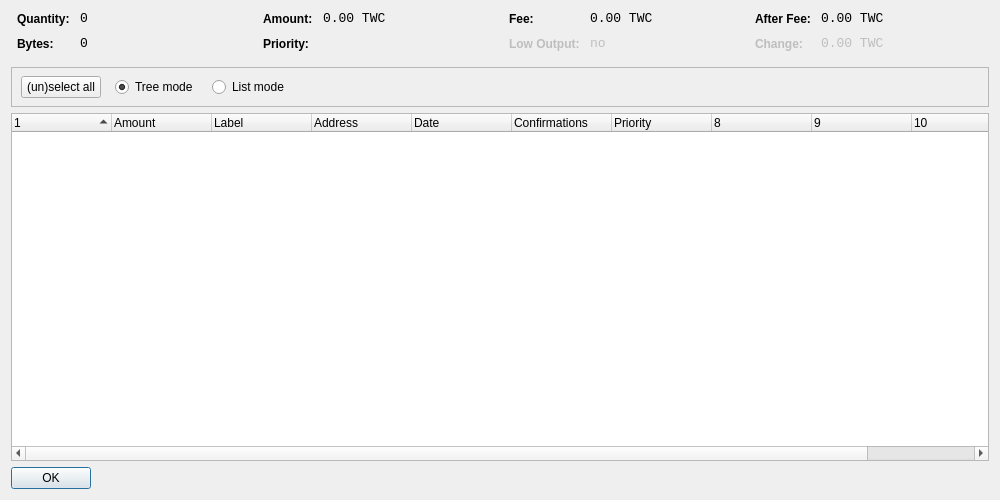
<?xml version="1.0" encoding="UTF-8"?>
<ui version="4.0">
 <class>CoinControlDialog</class>
 <widget class="QDialog" name="CoinControlDialog">
  <property name="geometry">
   <rect>
    <x>0</x>
    <y>0</y>
    <width>1000</width>
    <height>500</height>
   </rect>
  </property>
  <property name="windowTitle">
   <string>Coin Control</string>
  </property>
  <layout class="QVBoxLayout" name="verticalLayout">
   <item>
    <layout class="QHBoxLayout" name="horizontalLayoutTop" stretch="0,0,0,0">
     <property name="topMargin">
      <number>0</number>
     </property>
     <property name="bottomMargin">
      <number>10</number>
     </property>
     <item>
      <layout class="QFormLayout" name="formLayoutCoinControl1">
       <property name="horizontalSpacing">
        <number>10</number>
       </property>
       <property name="verticalSpacing">
        <number>10</number>
       </property>
       <property name="leftMargin">
        <number>6</number>
       </property>
       <property name="rightMargin">
        <number>6</number>
       </property>
       <item row="0" column="0">
        <widget class="QLabel" name="labelCoinControlQuantityText">
         <property name="styleSheet">
          <string notr="true">font-weight:bold;</string>
         </property>
         <property name="text">
          <string>Quantity:</string>
         </property>
        </widget>
       </item>
       <item row="0" column="1">
        <widget class="QLabel" name="labelCoinControlQuantity">
         <property name="font">
          <font>
           <family>Monospace</family>
           <pointsize>10</pointsize>
          </font>
         </property>
         <property name="cursor">
          <cursorShape>IBeamCursor</cursorShape>
         </property>
         <property name="contextMenuPolicy">
          <enum>Qt::ActionsContextMenu</enum>
         </property>
         <property name="text">
          <string notr="true">0</string>
         </property>
         <property name="textInteractionFlags">
          <set>Qt::LinksAccessibleByMouse|Qt::TextSelectableByKeyboard|Qt::TextSelectableByMouse</set>
         </property>
        </widget>
       </item>
       <item row="1" column="0">
        <widget class="QLabel" name="labelCoinControlBytesText">
         <property name="styleSheet">
          <string notr="true">font-weight:bold;</string>
         </property>
         <property name="text">
          <string>Bytes:</string>
         </property>
        </widget>
       </item>
       <item row="1" column="1">
        <widget class="QLabel" name="labelCoinControlBytes">
         <property name="font">
          <font>
           <family>Monospace</family>
           <pointsize>10</pointsize>
          </font>
         </property>
         <property name="cursor">
          <cursorShape>IBeamCursor</cursorShape>
         </property>
         <property name="contextMenuPolicy">
          <enum>Qt::ActionsContextMenu</enum>
         </property>
         <property name="text">
          <string notr="true">0</string>
         </property>
         <property name="textInteractionFlags">
          <set>Qt::LinksAccessibleByMouse|Qt::TextSelectableByKeyboard|Qt::TextSelectableByMouse</set>
         </property>
        </widget>
       </item>
      </layout>
     </item>
     <item>
      <layout class="QFormLayout" name="formLayoutCoinControl2">
       <property name="horizontalSpacing">
        <number>10</number>
       </property>
       <property name="verticalSpacing">
        <number>10</number>
       </property>
       <property name="leftMargin">
        <number>6</number>
       </property>
       <property name="rightMargin">
        <number>6</number>
       </property>
       <item row="0" column="0">
        <widget class="QLabel" name="labelCoinControlAmountText">
         <property name="styleSheet">
          <string notr="true">font-weight:bold;</string>
         </property>
         <property name="text">
          <string>Amount:</string>
         </property>
        </widget>
       </item>
       <item row="0" column="1">
        <widget class="QLabel" name="labelCoinControlAmount">
         <property name="font">
          <font>
           <family>Monospace</family>
           <pointsize>10</pointsize>
          </font>
         </property>
         <property name="cursor">
          <cursorShape>IBeamCursor</cursorShape>
         </property>
         <property name="contextMenuPolicy">
          <enum>Qt::ActionsContextMenu</enum>
         </property>
         <property name="text">
          <string notr="true">0.00 TWC</string>
         </property>
         <property name="textInteractionFlags">
          <set>Qt::LinksAccessibleByMouse|Qt::TextSelectableByKeyboard|Qt::TextSelectableByMouse</set>
         </property>
        </widget>
       </item>
       <item row="1" column="0">
        <widget class="QLabel" name="labelCoinControlPriorityText">
         <property name="styleSheet">
          <string notr="true">font-weight:bold;</string>
         </property>
         <property name="text">
          <string>Priority:</string>
         </property>
        </widget>
       </item>
       <item row="1" column="1">
        <widget class="QLabel" name="labelCoinControlPriority">
         <property name="font">
          <font>
           <family>Monospace</family>
           <pointsize>10</pointsize>
          </font>
         </property>
         <property name="cursor">
          <cursorShape>IBeamCursor</cursorShape>
         </property>
         <property name="contextMenuPolicy">
          <enum>Qt::ActionsContextMenu</enum>
         </property>
         <property name="text">
          <string/>
         </property>
         <property name="textInteractionFlags">
          <set>Qt::LinksAccessibleByMouse|Qt::TextSelectableByKeyboard|Qt::TextSelectableByMouse</set>
         </property>
        </widget>
       </item>
      </layout>
     </item>
     <item>
      <layout class="QFormLayout" name="formLayoutCoinControl3">
       <property name="horizontalSpacing">
        <number>10</number>
       </property>
       <property name="verticalSpacing">
        <number>10</number>
       </property>
       <property name="leftMargin">
        <number>6</number>
       </property>
       <property name="rightMargin">
        <number>6</number>
       </property>
       <item row="0" column="0">
        <widget class="QLabel" name="labelCoinControlFeeText">
         <property name="styleSheet">
          <string notr="true">font-weight:bold;</string>
         </property>
         <property name="text">
          <string>Fee:</string>
         </property>
        </widget>
       </item>
       <item row="0" column="1">
        <widget class="QLabel" name="labelCoinControlFee">
         <property name="font">
          <font>
           <family>Monospace</family>
           <pointsize>10</pointsize>
          </font>
         </property>
         <property name="cursor">
          <cursorShape>IBeamCursor</cursorShape>
         </property>
         <property name="contextMenuPolicy">
          <enum>Qt::ActionsContextMenu</enum>
         </property>
         <property name="text">
          <string notr="true">0.00 TWC</string>
         </property>
         <property name="textInteractionFlags">
          <set>Qt::LinksAccessibleByMouse|Qt::TextSelectableByKeyboard|Qt::TextSelectableByMouse</set>
         </property>
        </widget>
       </item>
       <item row="1" column="0">
        <widget class="QLabel" name="labelCoinControlLowOutputText">
         <property name="enabled">
          <bool>false</bool>
         </property>
         <property name="styleSheet">
          <string notr="true">font-weight:bold;</string>
         </property>
         <property name="text">
          <string>Low Output:</string>
         </property>
        </widget>
       </item>
       <item row="1" column="1">
        <widget class="QLabel" name="labelCoinControlLowOutput">
         <property name="enabled">
          <bool>false</bool>
         </property>
         <property name="font">
          <font>
           <family>Monospace</family>
           <pointsize>10</pointsize>
          </font>
         </property>
         <property name="cursor">
          <cursorShape>IBeamCursor</cursorShape>
         </property>
         <property name="contextMenuPolicy">
          <enum>Qt::ActionsContextMenu</enum>
         </property>
         <property name="text">
          <string notr="true">no</string>
         </property>
         <property name="textInteractionFlags">
          <set>Qt::LinksAccessibleByMouse|Qt::TextSelectableByKeyboard|Qt::TextSelectableByMouse</set>
         </property>
        </widget>
       </item>
      </layout>
     </item>
     <item>
      <layout class="QFormLayout" name="formLayoutCoinControl4">
       <property name="horizontalSpacing">
        <number>10</number>
       </property>
       <property name="verticalSpacing">
        <number>10</number>
       </property>
       <property name="leftMargin">
        <number>6</number>
       </property>
       <property name="rightMargin">
        <number>6</number>
       </property>
       <item row="0" column="0">
        <widget class="QLabel" name="labelCoinControlAfterFeeText">
         <property name="styleSheet">
          <string notr="true">font-weight:bold;</string>
         </property>
         <property name="text">
          <string>After Fee:</string>
         </property>
        </widget>
       </item>
       <item row="0" column="1">
        <widget class="QLabel" name="labelCoinControlAfterFee">
         <property name="font">
          <font>
           <family>Monospace</family>
           <pointsize>10</pointsize>
          </font>
         </property>
         <property name="cursor">
          <cursorShape>IBeamCursor</cursorShape>
         </property>
         <property name="contextMenuPolicy">
          <enum>Qt::ActionsContextMenu</enum>
         </property>
         <property name="text">
          <string notr="true">0.00 TWC</string>
         </property>
         <property name="textInteractionFlags">
          <set>Qt::LinksAccessibleByMouse|Qt::TextSelectableByKeyboard|Qt::TextSelectableByMouse</set>
         </property>
        </widget>
       </item>
       <item row="1" column="0">
        <widget class="QLabel" name="labelCoinControlChangeText">
         <property name="enabled">
          <bool>false</bool>
         </property>
         <property name="styleSheet">
          <string notr="true">font-weight:bold;</string>
         </property>
         <property name="text">
          <string>Change:</string>
         </property>
        </widget>
       </item>
       <item row="1" column="1">
        <widget class="QLabel" name="labelCoinControlChange">
         <property name="enabled">
          <bool>false</bool>
         </property>
         <property name="font">
          <font>
           <family>Monospace</family>
           <pointsize>10</pointsize>
          </font>
         </property>
         <property name="cursor">
          <cursorShape>IBeamCursor</cursorShape>
         </property>
         <property name="contextMenuPolicy">
          <enum>Qt::ActionsContextMenu</enum>
         </property>
         <property name="text">
          <string notr="true">0.00 TWC</string>
         </property>
         <property name="textInteractionFlags">
          <set>Qt::LinksAccessibleByMouse|Qt::TextSelectableByKeyboard|Qt::TextSelectableByMouse</set>
         </property>
        </widget>
       </item>
      </layout>
     </item>
    </layout>
   </item>
   <item>
    <widget class="QFrame" name="frame">
     <property name="minimumSize">
      <size>
       <width>0</width>
       <height>40</height>
      </size>
     </property>
     <property name="frameShape">
      <enum>QFrame::StyledPanel</enum>
     </property>
     <property name="frameShadow">
      <enum>QFrame::Sunken</enum>
     </property>
     <widget class="QWidget" name="horizontalLayoutWidget">
      <property name="geometry">
       <rect>
        <x>10</x>
        <y>0</y>
        <width>781</width>
        <height>41</height>
       </rect>
      </property>
      <layout class="QHBoxLayout" name="horizontalLayoutPanel" stretch="0,0,0,0,0">
       <property name="spacing">
        <number>14</number>
       </property>
       <item>
        <widget class="QPushButton" name="pushButtonSelectAll">
         <property name="sizePolicy">
          <sizepolicy hsizetype="Maximum" vsizetype="Fixed">
           <horstretch>0</horstretch>
           <verstretch>0</verstretch>
          </sizepolicy>
         </property>
         <property name="text">
          <string>(un)select all</string>
         </property>
        </widget>
       </item>
       <item>
        <widget class="QRadioButton" name="radioTreeMode">
         <property name="sizePolicy">
          <sizepolicy hsizetype="Maximum" vsizetype="Fixed">
           <horstretch>0</horstretch>
           <verstretch>0</verstretch>
          </sizepolicy>
         </property>
         <property name="text">
          <string>Tree mode</string>
         </property>
         <property name="checked">
          <bool>true</bool>
         </property>
        </widget>
       </item>
       <item>
        <widget class="QRadioButton" name="radioListMode">
         <property name="sizePolicy">
          <sizepolicy hsizetype="Maximum" vsizetype="Fixed">
           <horstretch>0</horstretch>
           <verstretch>0</verstretch>
          </sizepolicy>
         </property>
         <property name="text">
          <string>List mode</string>
         </property>
        </widget>
       </item>
       <item>
        <spacer name="horizontalSpacer">
         <property name="orientation">
          <enum>Qt::Horizontal</enum>
         </property>
         <property name="sizeHint" stdset="0">
          <size>
           <width>40</width>
           <height>20</height>
          </size>
         </property>
        </spacer>
       </item>
      </layout>
     </widget>
    </widget>
   </item>
   <item>
    <widget class="CoinControlTreeWidget" name="treeWidget">
     <property name="contextMenuPolicy">
      <enum>Qt::CustomContextMenu</enum>
     </property>
     <property name="sortingEnabled">
      <bool>false</bool>
     </property>
     <property name="columnCount">
      <number>11</number>
     </property>
     <attribute name="headerShowSortIndicator" stdset="0">
      <bool>true</bool>
     </attribute>
     <attribute name="headerStretchLastSection">
      <bool>false</bool>
     </attribute>
     <column>
      <property name="text">
       <string/>
      </property>
     </column>
     <column>
      <property name="text">
       <string>Amount</string>
      </property>
     </column>
     <column>
      <property name="text">
       <string>Label</string>
      </property>
     </column>
     <column>
      <property name="text">
       <string>Address</string>
      </property>
     </column>
     <column>
      <property name="text">
       <string>Date</string>
      </property>
     </column>
     <column>
      <property name="text">
       <string>Confirmations</string>
      </property>
      <property name="toolTip">
       <string>Confirmed</string>
      </property>
     </column>
     <column>
      <property name="text">
       <string>Priority</string>
      </property>
     </column>
     <column>
      <property name="text">
       <string/>
      </property>
     </column>
     <column>
      <property name="text">
       <string/>
      </property>
     </column>
     <column>
      <property name="text">
       <string/>
      </property>
     </column>
     <column>
      <property name="text">
       <string/>
      </property>
     </column>
    </widget>
   </item>
   <item>
    <widget class="QDialogButtonBox" name="buttonBox">
     <property name="sizePolicy">
      <sizepolicy hsizetype="Maximum" vsizetype="Fixed">
       <horstretch>0</horstretch>
       <verstretch>0</verstretch>
      </sizepolicy>
     </property>
     <property name="orientation">
      <enum>Qt::Horizontal</enum>
     </property>
     <property name="standardButtons">
      <set>QDialogButtonBox::Ok</set>
     </property>
    </widget>
   </item>
  </layout>
 </widget>
 <customwidgets>
  <customwidget>
   <class>CoinControlTreeWidget</class>
   <extends>QTreeWidget</extends>
   <header>coincontroltreewidget.h</header>
  </customwidget>
 </customwidgets>
 <resources/>
 <connections/>
</ui>
